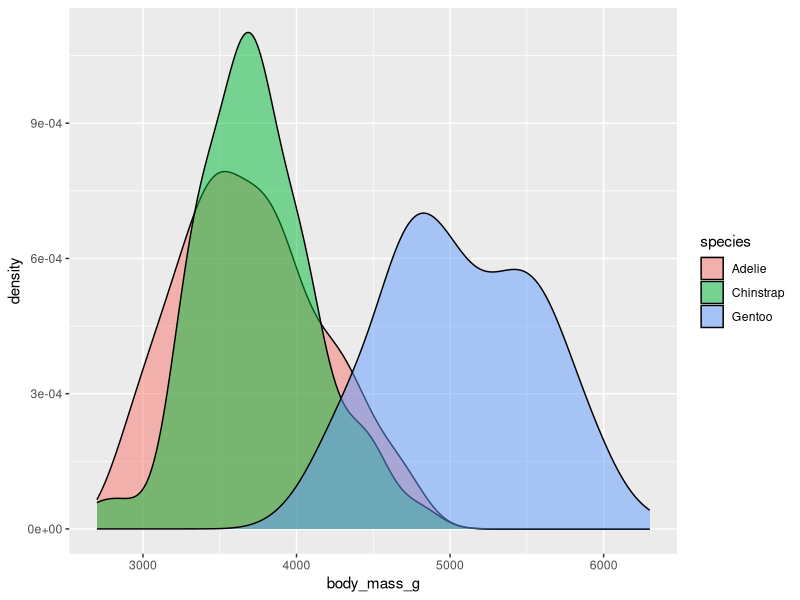
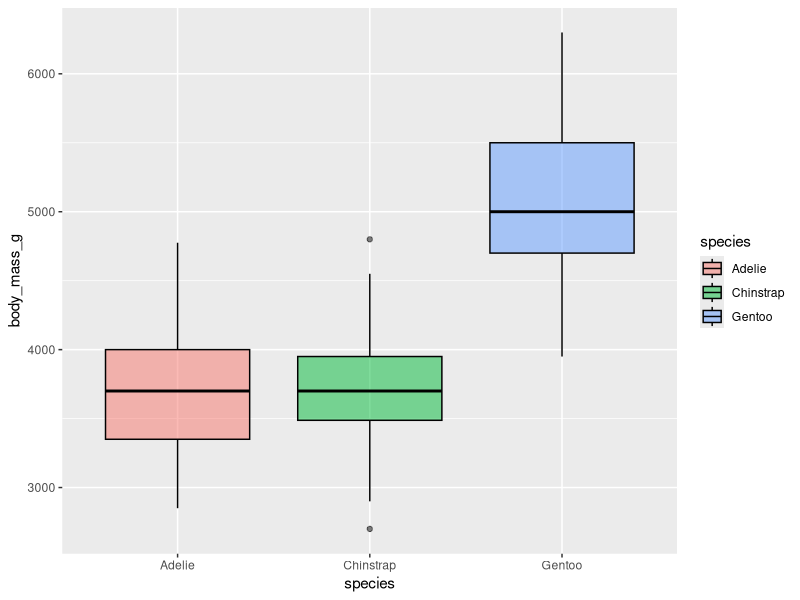
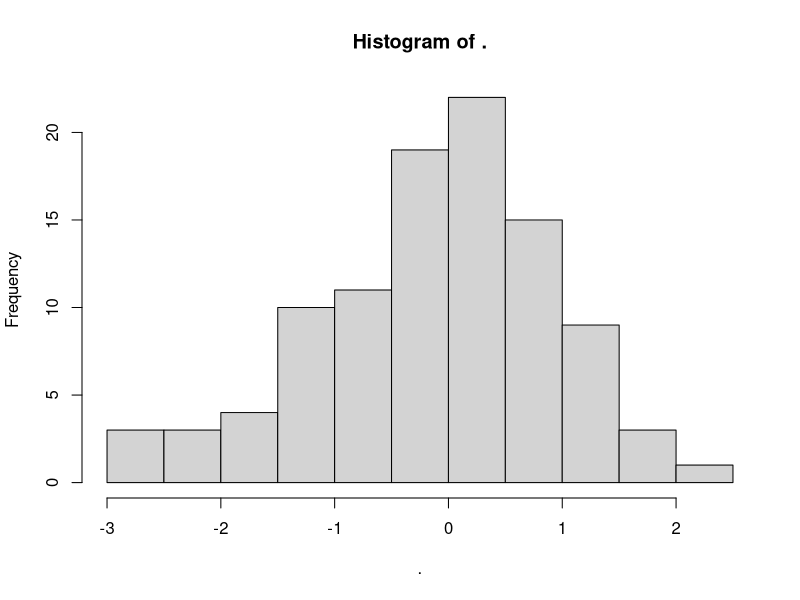
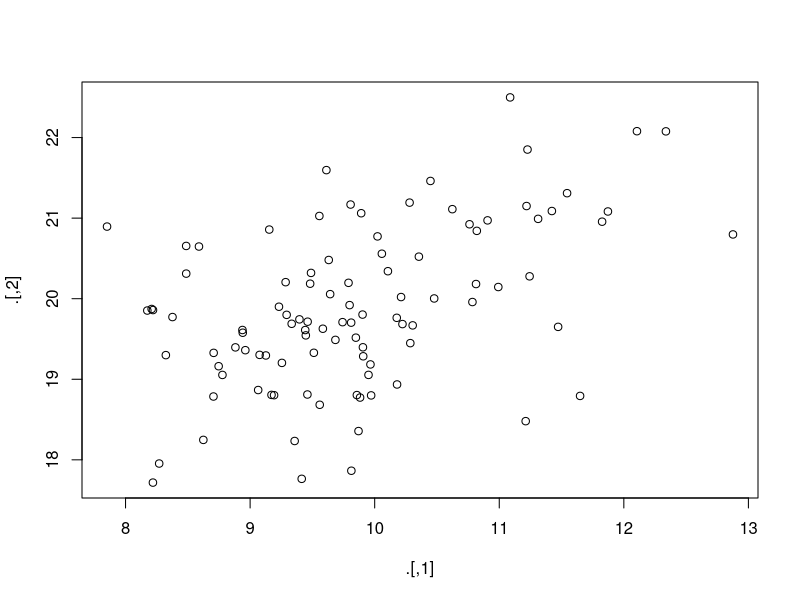

Reproduce these figures in R, in order.
## ---- chunk 1
sqrt(sum(abs(-10:10)))
## ---- chunk 2
library(tidyverse)
-10:10 %>% 
  abs() %>%
  sum() %>%
  sqrt()
## ---- chunk 3
matrix(1:10, nrow = 2, byrow = TRUE)

1:10 %>%
matrix(nrow = 2, byrow = TRUE)
## ---- chunk 4
library(tidyverse)
library(palmerpenguins)
## ---- chunk 5
df <- penguins
attach(df)
df$bill_sum <- bill_length_mm + bill_depth_mm
detach(df)
## ---- chunk 6
library(tidyverse)
mutate(.data = df, bill_sum = bill_length_mm + bill_depth_mm)
## or,
mutate(df, bill_sum = bill_length_mm + bill_depth_mm)
## or, using pipe operator:
df %>%
mutate(bill_sum = bill_length_mm + bill_depth_mm)
## ---- chunk 7
df <- penguins # 初始化 df 变量
df %>% select(bill_length_mm, bill_depth_mm)
df %>% select(-bill_length_mm, -bill_depth_mm) #按名称删除不需要的列
## ---- chunk 8
df %>% select(where(is.numeric))
df %>% select(where(is.double))
## ---- chunk 9
df %>%
rename(Bill.Length = bill_length_mm,
Bill.Depth = bill_depth_mm,
Flipper.Length = flipper_length_mm,
Body.Mass = body_mass_g) #等号前是新名字，等号后面是老名字
## ---- chunk 10
df %>% filter(species == "Adelie")
## ---- chunk 11
df %>% filter(species == "Adelie",
bill_length_mm > 40)
## ---- chunk 12
mean(penguins$body_mass_g)
penguins1 <- penguins[complete.cases(penguins),]
mean(penguins1$body_mass_g)
## ---- chunk 13
plant_height <- data.frame(
Day = 1:5,
A = c(0.7, 1.0, 1.5, 1.8, 2.2),
B = c(0.5, 0.7, 0.9, 1.3, 1.8),
C = c(0.3, 0.6, 1.0, 1.2, 2.2),
D = c(0.4, 0.7, 1.2, 1.5, 3.2)
)
## ---- chunk 14
plant_height
## ---- chunk 15
plant_height %>% pivot_longer(cols = A:D,names_to = "plant",values_to = "height")
## ---- chunk 16
long <- plant_height %>% pivot_longer(cols = A:D,names_to = "plant",values_to = "height") # cols= 代表需要将哪几列转换成行；names_to=表示转换成行的这几列的名字对应转换后的哪一列；values_to=表示转换成行的这几列的数据对应转换后的哪一列
long
## ---- chunk 17
wide <- long %>% pivot_wider(names_from = "plant",
values_from = "height") # names_from=表示转换后的表格的列的名字来源；values_from=表示转换后的表格的列的数据来源于
wide
## ---- chunk 18
plant_record <- data.frame(
day = c(1L, 2L, 3L, 4L, 5L),
A_height = c(1.1, 1.2, 1.3, 1.4, 1.5),
A_width = c(2.1, 2.2, 2.3, 2.4, 2.5),
A_depth = c(3.1, 3.2, 3.3, 3.4, 3.5),
B_height = c(4.1, 4.2, 4.3, 4.4, 4.5),
B_width = c(5.1, 5.2, 5.3, 5.4, 5.5),
B_depth = c(6.1, 6.2, 6.3, 6.4, 6.5),
C_height = c(7.1, 7.2, 7.3, 7.4, 7.5),
C_width = c(8.1, 8.2, 8.3, 8.4, 8.5),
C_depth = c(9.1, 9.2, 9.3, 9.4, 9.5)
)
as_tibble(plant_record)
## ---- chunk 19
plant_record_longer <- plant_record %>%
tidyr::pivot_longer(
cols = !day,
names_to = c("species", ".value"),
names_pattern = "(.*)_(.*)"
)
plant_record_longer %>% slice(1:10)
## ---- chunk 20
plant_record_wider <- plant_record_longer %>%
tidyr::pivot_wider(
names_from = species,
values_from = c(height, width, depth),
names_glue = "{species}_{.value}"
)
plant_record_wider
## ---- chunk 21
body_mass_g <- penguins$body_mass_g
summary(body_mass_g)
## ---- chunk 22
penguins %>%
  summarize(mean = mean(body_mass_g),
            median = median(body_mass_g),
            sd = sd(body_mass_g),
            IQR = IQR(body_mass_g,na.rm=TRUE))
## ---- chunk 23
penguins %>%
  group_by(species) %>%
  summarize(n = length(body_mass_g),
            mean = mean(body_mass_g,na.rm = TRUE),
            sd = sd(body_mass_g,na.rm = TRUE))
## ---- chunk 24
penguins[complete.cases(penguins),]%>%  # 去掉所有的NA
  group_by(species,sex) %>%
  summarize(n = length(body_mass_g),
            mean = mean(body_mass_g,na.rm = TRUE),
            sd = sd(body_mass_g,na.rm = TRUE))
## ---- chunk 25
(joint_table <- penguins %>%
   xtabs(~species + sex, data = .)) %>% # 管道操作时，传过来的数据做为非第一参数时，必须用.代替
  addmargins()   # 计算 sum
## ---- chunk 26
joint_table %>%
  prop.table() %>%
  round(digit = 3) %>% # 保留三位有效数字
  addmargins()
## ---- chunk 27
library(magrittr)
joint_table %>%
margin.table(1) %T>% #向左传递值到print(),但下一个%>%仍然由margin.table(1)传递而不是print()
print() %>%
prop.table()

joint_table %>%
margin.table(2) %T>%
print() %>%
prop.table()
## ---- chunk 28
joint_table %>% prop.table(margin = 1) #已知第一个变量species求条件分布
joint_table %>% prop.table(margin = 2)
## ---- chunk 29
ggplot(data = penguins, aes(x = body_mass_g, y = ..density.., fill = species)) +
  geom_density(color = "black", alpha = 0.5)
## ---- chunk 30
ggplot(data = penguins, aes(x=species, y=body_mass_g, fill=species)) +
  geom_boxplot(color="black", alpha=0.5)
## ---- chunk 31
penguins1 %>% 
  select(where(is.numeric)) %>% 
  colMeans() %>% 
  knitr::kable()  # 用表格表示
## ---- chunk 32
penguins1 %>%
  select(where(is.numeric)) %>%
  rename(X1 = bill_length_mm,
         X2 = bill_depth_mm,
         X3 = flipper_length_mm,
         X4 = body_mass_g,
         X5 = year) %>%  #改名防止矩阵名字过长影响美观
  var() %>%
  round(digit = 2) %>%
  knitr:: kable()
## ---- chunk 33
penguins1 %>%
  select(where(is.numeric)) %>%
  rename(X1 = bill_length_mm,
         X2 = bill_depth_mm,
         X3 = flipper_length_mm,
         X4 = body_mass_g,
         X5 = year) %>%  #改名防止矩阵名字过长影响美观
  cor() %>%
  round(digit = 2) %>%
  knitr:: kable()
## ---- chunk 34
dnorm(0)#Normal distribution 的f(x)在x=0处的值
pnorm(0)#F(0)
qnorm(0.25)#Normal distribution 的F(x)小于等于0.25时x的值
rnorm(100) #生成n个服从Normal distribution的点
## ---- chunk 35
rnorm(100,mean=0,sd=1) %>%
  hist()

rnorm(100) %>%
  summary()
## ---- chunk 36
library(MASS)
set.seed(1234)
mu <- c(10, 20)
sigma <- matrix(c(1, 0.5, 0.5, 1), nrow = 2)
mvrnorm(100, mu, sigma) %>%
plot()
